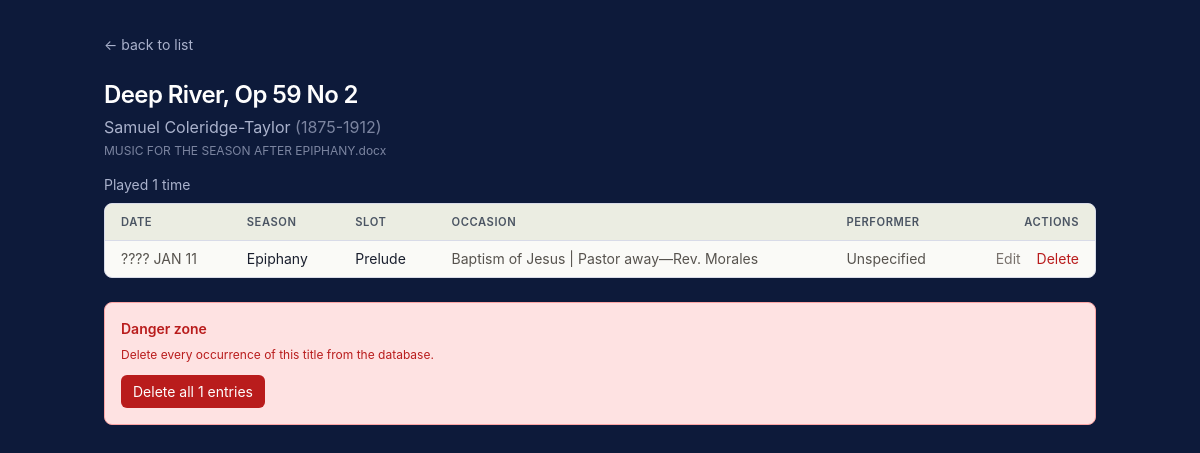
The page /piece/Deep River, Op 59 No 2 on the database its author committed.
### tables this page shows
CREATE TABLE pieces (
            id INTEGER PRIMARY KEY AUTOINCREMENT,
            season TEXT, lectionary_year TEXT, calendar_year INTEGER,
            date TEXT, occasion TEXT, slot TEXT, performer TEXT,
            chosen_by TEXT, title TEXT, composer TEXT, composer_dates TEXT,
            hymn_no TEXT, flag TEXT, source_file TEXT,
            status TEXT DEFAULT 'played'
        , library_only INTEGER DEFAULT 0);

### music_picker/routes.py (the view)
@bp.route('/piece/<path:title>')
def piece_detail(title):
    history = get_db().execute("SELECT * FROM pieces WHERE title = ? AND chosen_by = 'Michael'", (title,)).fetchall()
    if not history:
        abort(404)
    def sort_key(r):
        if is_library(r):
            return (-1, 0, 0)
        return to_sortable_date(r)
    history = sorted(history, key=sort_key, reverse=True)
    first = history[0]
    is_lib = all(is_library(r) for r in history)
    source = first['source_file'] if 'source_file' in first.keys() else ''
    return render_template('detail.html', title=title, composer=first['composer'],
                           composer_dates=first['composer_dates'], history=history,
                           is_library=is_lib, source_file=source)

### music_picker/calendar_utils.py (called while the page is built)
def to_sortable_date(r):
    year = r['calendar_year'] or 0
    mon_str, _, day_str = (r['date'] or '').partition(' ')
    return (year, MONTHS.get(mon_str, 0), int(day_str) if day_str.isdigit() else 0)

### music_picker/db.py (called while the page is built)
def get_db():
    if 'db' not in g:
        g.db = sqlite3.connect(current_app.config['DB_PATH'])
        g.db.row_factory = sqlite3.Row
    return g.db

### music_picker/services.py (called while the page is built)
def is_library(r):
    try:
        return bool(r['library_only'])
    except (KeyError, IndexError):
        return False

### music_picker/templates/detail.html (shortened to what this page needs)
<!doctype html>
<html lang="en">
<head>
  <script src="https://cdn.tailwindcss.com"></script>
</head>
<body>
<div class="max-w-5xl mx-auto px-4 py-8">
  <a href="/" class="text-on-dark-muted hover:text-on-dark text-sm mb-6 inline-block">← back to list</a>
  <h1 class="text-2xl font-semibold tracking-tight text-on-dark">
    {{ title }}
  </h1>
  <p class="text-on-dark-muted mt-1">{{ composer }} {% if composer_dates %}<span class="opacity-70">({{ composer_dates }})</span>{% endif %}</p>
  {% if source_file %}<p class="text-xs text-on-dark-muted mt-1 opacity-70">{{ source_file }}</p>{% endif %}
  <p class="text-sm text-on-dark-muted mt-4 mb-2">
    {% if is_library and history|length == 1 %}Never played
    {% else %}Played {{ history|length }} time{{ '' if history|length == 1 else 's' }}{% endif %}
  </p>
  <div class="card overflow-hidden">
    <table class="w-full text-sm">
      <thead><tr><th class="text-left px-4 py-2">Date</th><th class="text-left px-4 py-2">Season</th><th class="text-left px-4 py-2">Slot</th><th class="text-left px-4 py-2">Occasion</th><th class="text-left px-4 py-2">Performer</th><th class="text-right px-4 py-2">Actions</th></tr></thead>
      <tbody>
        {% for r in history %}
        <tr>
          <td class="px-4 py-2 whitespace-nowrap text-stone-600">
            {% if r.library_only %}<span class="italic text-stone-400">library entry</span>{% else %}{{ r.calendar_year or '????' }} {{ r.date }}{% endif %}
          </td>
          <td class="px-4 py-2">{{ r.season }}</td>
          <td class="px-4 py-2">{{ r.slot }}</td>
          <td class="px-4 py-2 text-stone-600">{{ r.occasion }}</td>
          <td class="px-4 py-2 text-stone-600">{{ r.performer }}</td>
          <td class="px-4 py-2 text-right whitespace-nowrap">
            <a href="/edit/{{ r.id }}?from=/piece/{{ title | urlencode }}" class="text-stone-500 hover:text-stone-800 mr-3">Edit</a>
            <form method="post" action="/delete/{{ r.id }}" class="inline" onsubmit="return confirm('Delete this entry? This cannot be undone.');">
              <button type="submit" style="color: var(--danger-fg);" class="hover:underline">Delete</button>
            </form>
          </td>
        </tr>
        {% endfor %}
      </tbody>
    </table>
  </div>
  <div class="mt-6 p-4 danger-zone rounded-lg">
    <h3 class="text-sm font-semibold mb-2">Danger zone</h3>
    <p class="text-xs mb-3">Delete every occurrence of this title from the database.</p>
    <form method="post" action="/delete-title" onsubmit="return confirm('Delete ALL {{ history|length }} entries for this title? This cannot be undone.');">
      <button type="submit" class="btn-danger">Delete all {{ history|length }} entries</button>
    </form>
  </div>
</div>
</body>
</html>

### music_picker/templates/detail.html (style rules this page uses)
:root { --bg-page: #0d1a3a; --bg-page-edge: #081f62; --bg-card: #fafaf7; --bg-card-hover: #f3f4ed; --bg-card-subtle: #ebede2; --border-card: #d8dbe8; --text-on-dark: #fefefe; --text-on-dark-muted: #aab2cc; --text-primary: #1a1f2e; --text-secondary: #4b5563; --text-muted: #6b7280; --text-faint: #9ca3af; --accent-action: #b45309; --accent-action-hover: #92400e; --accent-action-soft-bg: #fef3c7; --season-advent: #7c3aed; --season-advent-bg: #f5f3ff; --season-epiphany: #0891b2; --season-epiphany-bg: #ecfeff; --season-lent: #6b21a8; --season-lent-bg: #faf5ff; --season-easter: #b45309; --season-easter-bg: #fef3c7; --season-pentecost:#15803d; --season-pentecost-bg:#f0fdf4; --library-fg: #92400e; --library-bg: #fef3c7; --library-border: #fde68a; --notice-success-bg: #d1fae5; --notice-success-fg: #065f46; --notice-success-border: #6ee7b7; --notice-warn-bg: #fef3c7; --notice-warn-fg: #78350f; --notice-warn-border: #fcd34d; --danger-fg: #b91c1c; --danger-bg: #fee2e2; --danger-border: #fca5a5; }
body { font-family: -apple-system, BlinkMacSystemFont, 'Segoe UI', sans-serif; background: var(--bg-page); color: var(--text-primary); min-height: 100vh; }
.card { background: var(--bg-card); border: 1px solid var(--border-card); border-radius: 0.5rem; }
.text-on-dark { color: var(--text-on-dark); }
.text-on-dark-muted { color: var(--text-on-dark-muted); }
.btn-danger { background: var(--danger-fg); color: var(--text-on-dark); padding: 0.375rem 0.75rem; border-radius: 0.375rem; display: inline-block; font-size: 0.875rem; }
.danger-zone { background: var(--danger-bg); color: var(--danger-fg); border: 1px solid var(--danger-border); }
table thead th { background: var(--bg-card-subtle); color: var(--text-secondary); font-size: 0.7rem; text-transform: uppercase; letter-spacing: 0.05em; font-weight: 600; }
tbody tr { transition: background 0.1s; }
tbody tr td { border-top: 1px solid var(--border-card); }

### rows shown on the page
pieces: title "Deep River, Op 59 No 2", composer "Samuel Coleridge-Taylor", composer_dates "1875-1912", source_file "MUSIC FOR THE SEASON AFTER EPIPHANY.docx", calendar_year "????", date "JAN 11", season "Epiphany", slot "Prelude", occasion "Baptism of Jesus | Pastor away—Rev. Morales", performer "Unspecified"

### other values the page prints
{{ history|length }} "1"
